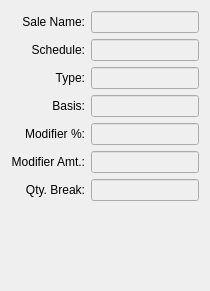
              <widget class="QWidget" name="_ipsPricePage">
               <layout class="QVBoxLayout" name="verticalLayout_13">
                <item>
                 <layout class="QGridLayout" name="gridLayout_2">
                  <item row="1" column="1">
                   <widget class="XLineEdit" name="_ipsSchedule">
                    <property name="enabled">
                     <bool>false</bool>
                    </property>
                    <property name="alignment">
                     <set>Qt::AlignRight|Qt::AlignTrailing|Qt::AlignVCenter</set>
                    </property>
                   </widget>
                  </item>
                  <item row="2" column="0">
                   <widget class="QLabel" name="_ipsTypeLit">
                    <property name="text">
                     <string>Type:</string>
                    </property>
                    <property name="alignment">
                     <set>Qt::AlignRight|Qt::AlignTrailing|Qt::AlignVCenter</set>
                    </property>
                   </widget>
                  </item>
                  <item row="5" column="1">
                   <widget class="XLineEdit" name="_ipsModifierPct">
                    <property name="enabled">
                     <bool>false</bool>
                    </property>
                    <property name="alignment">
                     <set>Qt::AlignRight|Qt::AlignTrailing|Qt::AlignVCenter</set>
                    </property>
                   </widget>
                  </item>
                  <item row="0" column="0">
                   <widget class="QLabel" name="_ipsSaleNameLit">
                    <property name="text">
                     <string>Sale Name:</string>
                    </property>
                    <property name="alignment">
                     <set>Qt::AlignRight|Qt::AlignTrailing|Qt::AlignVCenter</set>
                    </property>
                   </widget>
                  </item>
                  <item row="0" column="1">
                   <widget class="XLineEdit" name="_ipsSaleName">
                    <property name="enabled">
                     <bool>false</bool>
                    </property>
                    <property name="alignment">
                     <set>Qt::AlignRight|Qt::AlignTrailing|Qt::AlignVCenter</set>
                    </property>
                   </widget>
                  </item>
                  <item row="8" column="0">
                   <widget class="QLabel" name="_ipsModifierAmtLit">
                    <property name="text">
                     <string>Modifier Amt.:</string>
                    </property>
                    <property name="alignment">
                     <set>Qt::AlignRight|Qt::AlignTrailing|Qt::AlignVCenter</set>
                    </property>
                   </widget>
                  </item>
                  <item row="8" column="1">
                   <widget class="XLineEdit" name="_ipsModifierAmt">
                    <property name="enabled">
                     <bool>false</bool>
                    </property>
                    <property name="alignment">
                     <set>Qt::AlignRight|Qt::AlignTrailing|Qt::AlignVCenter</set>
                    </property>
                   </widget>
                  </item>
                  <item row="5" column="0">
                   <widget class="QLabel" name="_ipsModifierPctLit">
                    <property name="text">
                     <string>Modifier %:</string>
                    </property>
                    <property name="alignment">
                     <set>Qt::AlignRight|Qt::AlignTrailing|Qt::AlignVCenter</set>
                    </property>
                   </widget>
                  </item>
                  <item row="2" column="1">
                   <widget class="XLineEdit" name="_ipsType">
                    <property name="enabled">
                     <bool>false</bool>
                    </property>
                    <property name="alignment">
                     <set>Qt::AlignRight|Qt::AlignTrailing|Qt::AlignVCenter</set>
                    </property>
                   </widget>
                  </item>
                  <item row="1" column="0">
                   <widget class="QLabel" name="_ipsScheduleLit">
                    <property name="text">
                     <string>Schedule:</string>
                    </property>
                    <property name="alignment">
                     <set>Qt::AlignRight|Qt::AlignTrailing|Qt::AlignVCenter</set>
                    </property>
                   </widget>
                  </item>
                  <item row="3" column="0">
                   <widget class="QLabel" name="_ipsBasisLit">
                    <property name="text">
                     <string>Basis:</string>
                    </property>
                    <property name="alignment">
                     <set>Qt::AlignRight|Qt::AlignTrailing|Qt::AlignVCenter</set>
                    </property>
                   </widget>
                  </item>
                  <item row="3" column="1">
                   <widget class="XLineEdit" name="_ipsBasis">
                    <property name="enabled">
                     <bool>false</bool>
                    </property>
                    <property name="alignment">
                     <set>Qt::AlignRight|Qt::AlignTrailing|Qt::AlignVCenter</set>
                    </property>
                   </widget>
                  </item>
                  <item row="9" column="0">
                   <widget class="QLabel" name="_saleQtyBreakLit">
                    <property name="text">
                     <string>Qty. Break:</string>
                    </property>
                    <property name="alignment">
                     <set>Qt::AlignRight|Qt::AlignTrailing|Qt::AlignVCenter</set>
                    </property>
                   </widget>
                  </item>
                  <item row="9" column="1">
                   <widget class="XLineEdit" name="_ipsQtyBreak">
                    <property name="enabled">
                     <bool>false</bool>
                    </property>
                    <property name="alignment">
                     <set>Qt::AlignRight|Qt::AlignTrailing|Qt::AlignVCenter</set>
                    </property>
                   </widget>
                  </item>
                 </layout>
                </item>
                <item>
                 <spacer name="verticalSpacer_6">
                  <property name="orientation">
                   <enum>Qt::Vertical</enum>
                  </property>
                  <property name="sizeHint" stdset="0">
                   <size>
                    <width>20</width>
                    <height>79</height>
                   </size>
                  </property>
                 </spacer>
                </item>
               </layout>
              </widget>
